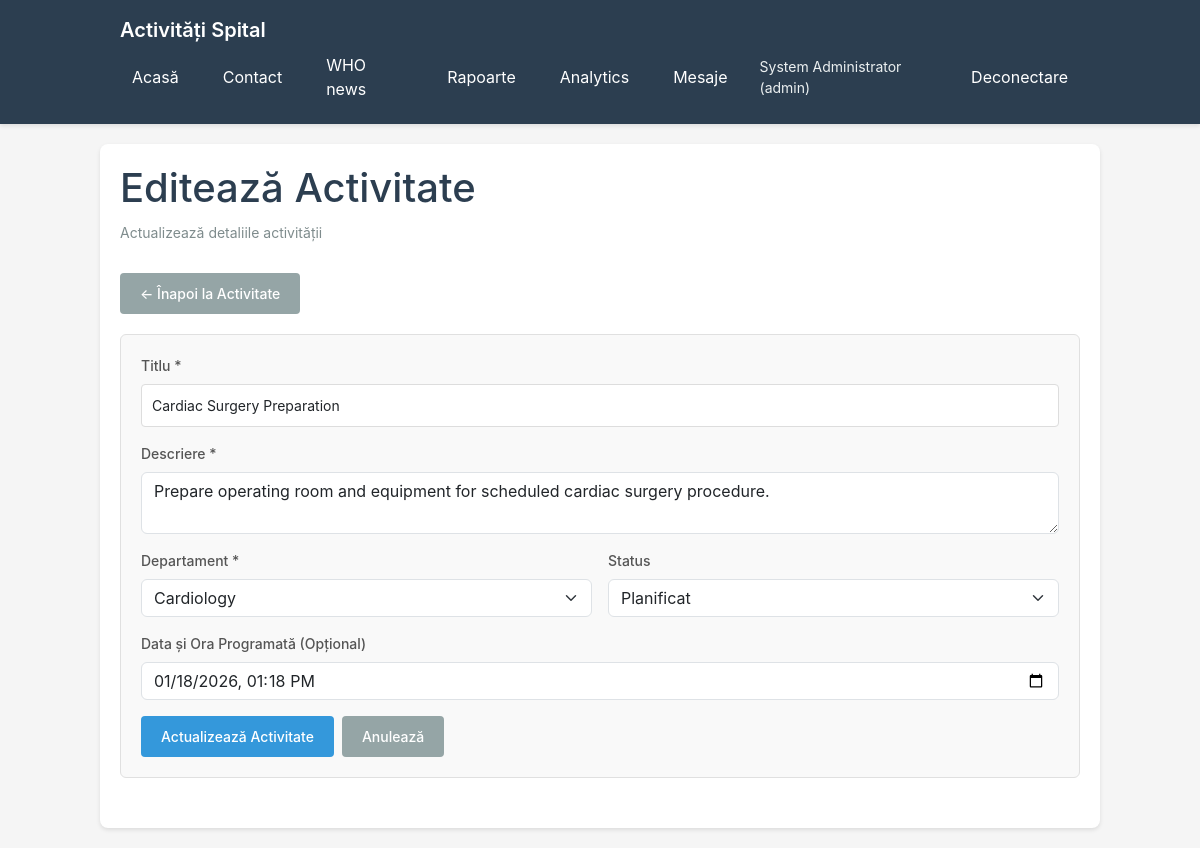
The page /activities/edit.php?id=1 (signed in) on the database as committed earlier.
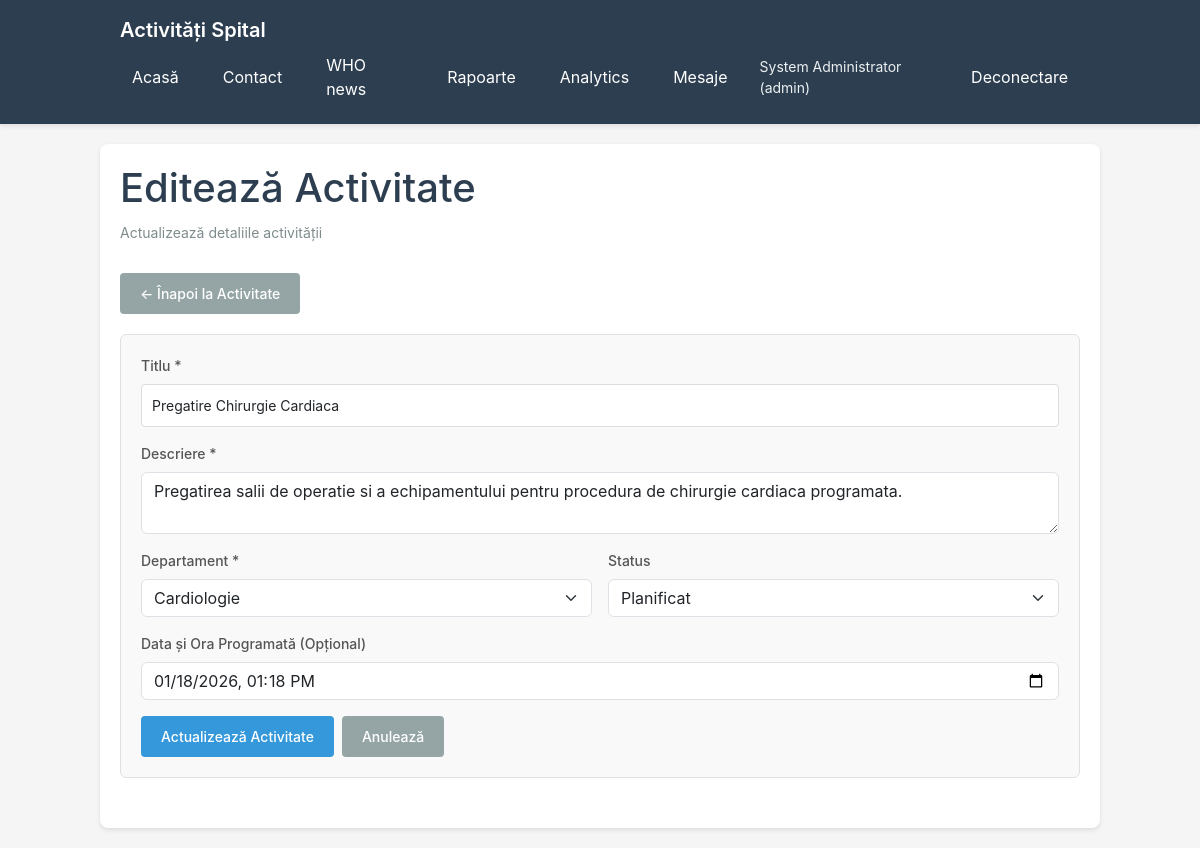
The same page on the database as committed later.
### tables this page shows
CREATE TABLE IF NOT EXISTS activities (
    id INT AUTO_INCREMENT PRIMARY KEY,
    title VARCHAR(200) NOT NULL,
    description TEXT NOT NULL,
    department_id INT NOT NULL,
    created_by INT NOT NULL,
    status ENUM('planned', 'in_progress', 'completed', 'cancelled') DEFAULT 'planned',
    scheduled_date DATETIME,
    created_at TIMESTAMP DEFAULT CURRENT_TIMESTAMP,
    updated_at TIMESTAMP DEFAULT CURRENT_TIMESTAMP ON UPDATE CURRENT_TIMESTAMP,
    FOREIGN KEY (department_id) REFERENCES departments(id) ON DELETE RESTRICT,
    FOREIGN KEY (created_by) REFERENCES users(id) ON DELETE RESTRICT,
    INDEX idx_department (department_id),
    INDEX idx_status (status),
    INDEX idx_scheduled_date (scheduled_date)
);

CREATE TABLE IF NOT EXISTS departments (
    id INT AUTO_INCREMENT PRIMARY KEY,
    name VARCHAR(100) NOT NULL UNIQUE,
    description TEXT,
    created_at TIMESTAMP DEFAULT CURRENT_TIMESTAMP
);

### app/src/helpers.php (called while the page is built, shortened)
<?php
function dbSelectAll($pdo, $sql, $params = []) {
    try {
        $stmt = $pdo->prepare($sql);
        $stmt->execute($params);
        return $stmt->fetchAll();
    } catch (PDOException $e) {
        error_log("Eroare selectare baza de date: " . $e->getMessage());
        return [];
    }
}
function dbSelectOne($pdo, $sql, $params = []) {
    try {
        $stmt = $pdo->prepare($sql);
        $stmt->execute($params);
        return $stmt->fetch();
    } catch (PDOException $e) {
        error_log("Eroare selectare baza de date: " . $e->getMessage());
        return false;
    }
}
function h($string) {
    return htmlspecialchars($string, ENT_QUOTES, 'UTF-8');
}

### activities/edit.php (the view, shortened to what this page needs)
<?php
require_once __DIR__ . '/../app/src/db.php';
require_once __DIR__ . '/../app/src/helpers.php';
$pdo = getDbConnection();
$activityId = isset($_GET['id']) ? (int)$_GET['id'] : 0;
$activity = dbSelectOne($pdo, "
    SELECT
        a.id,
        a.title,
        a.description,
        a.status,
        a.scheduled_date,
        a.department_id
    FROM activities a
    WHERE a.id = ?
", [$activityId]);
$scheduled_date_formatted = '';
if ($activity['scheduled_date']) {
    $dt = new DateTime($activity['scheduled_date']);
    $scheduled_date_formatted = $dt->format('Y-m-d\TH:i');
}
$departments = dbSelectAll($pdo, "SELECT id, name FROM departments ORDER BY name");
?>
<h1>Editează Activitate</h1>
<p class="subtitle">Actualizează detaliile activității</p>
<div style="margin-bottom: 20px;">
    <a href="show.php?id=<?php echo $activityId; ?>" class="btn btn-secondary">← Înapoi la Activitate</a>
</div>
<div class="form-section">
    <form method="POST">
        <div class="row g-3">
            <div class="col-12">
                <label for="title" class="form-label">Titlu *</label>
                <input type="text" id="title" name="title" required maxlength="200"
                       value="<?php echo h($activity['title']); ?>" class="form-control">
            </div>
            <div class="col-12">
                <label for="description" class="form-label">Descriere *</label>
                <textarea id="description" name="description" required class="form-control"><?php echo h($activity['description']); ?></textarea>
            </div>
            <div class="col-12 col-md-6">
                <label for="department_id" class="form-label">Departament *</label>
                <select id="department_id" name="department_id" required class="form-select">
                    <?php foreach ($departments as $dept): ?>
                        <option value="<?php echo $dept['id']; ?>"
                                <?php echo $activity['department_id'] == $dept['id'] ? 'selected' : ''; ?>>
                            <?php echo h($dept['name']); ?>
                        </option>
                    <?php endforeach; ?>
                </select>
            </div>
            <div class="col-12 col-md-6">
                <label for="status" class="form-label">Status</label>
                <select id="status" name="status" class="form-select">
                    <option value="planned" <?php echo $activity['status'] === 'planned' ? 'selected' : ''; ?>>Planificat</option>
                </select>
            </div>
            <div class="col-12">
                <label for="scheduled_date" class="form-label">Data și Ora Programată (Opțional)</label>
                <input type="datetime-local" id="scheduled_date" name="scheduled_date"
                       value="<?php echo h($scheduled_date_formatted); ?>" class="form-control">
            </div>
        </div>
        <div class="d-flex flex-wrap gap-2 mt-3">
            <button type="submit" class="btn btn-primary">Actualizează Activitate</button>
            <a href="show.php?id=<?php echo $activityId; ?>" class="btn btn-secondary">Anulează</a>
        </div>
    </form>
</div>
<?php
include __DIR__ . '/../app/views/layout.php';
?>

Rows that differ between the two databases and show on the page:
changed activities "Planificat": title "Cardiac Surgery Preparation" → "Pregatire Chirurgie Cardiaca"; description "Prepare operating room and equipment for scheduled cardiac surgery procedure." → "Pregatirea salii de operatie si a echipamentului pentru procedura de chirurgie cardiaca programata."; department_id "Cardiology" → "Cardiologie"
